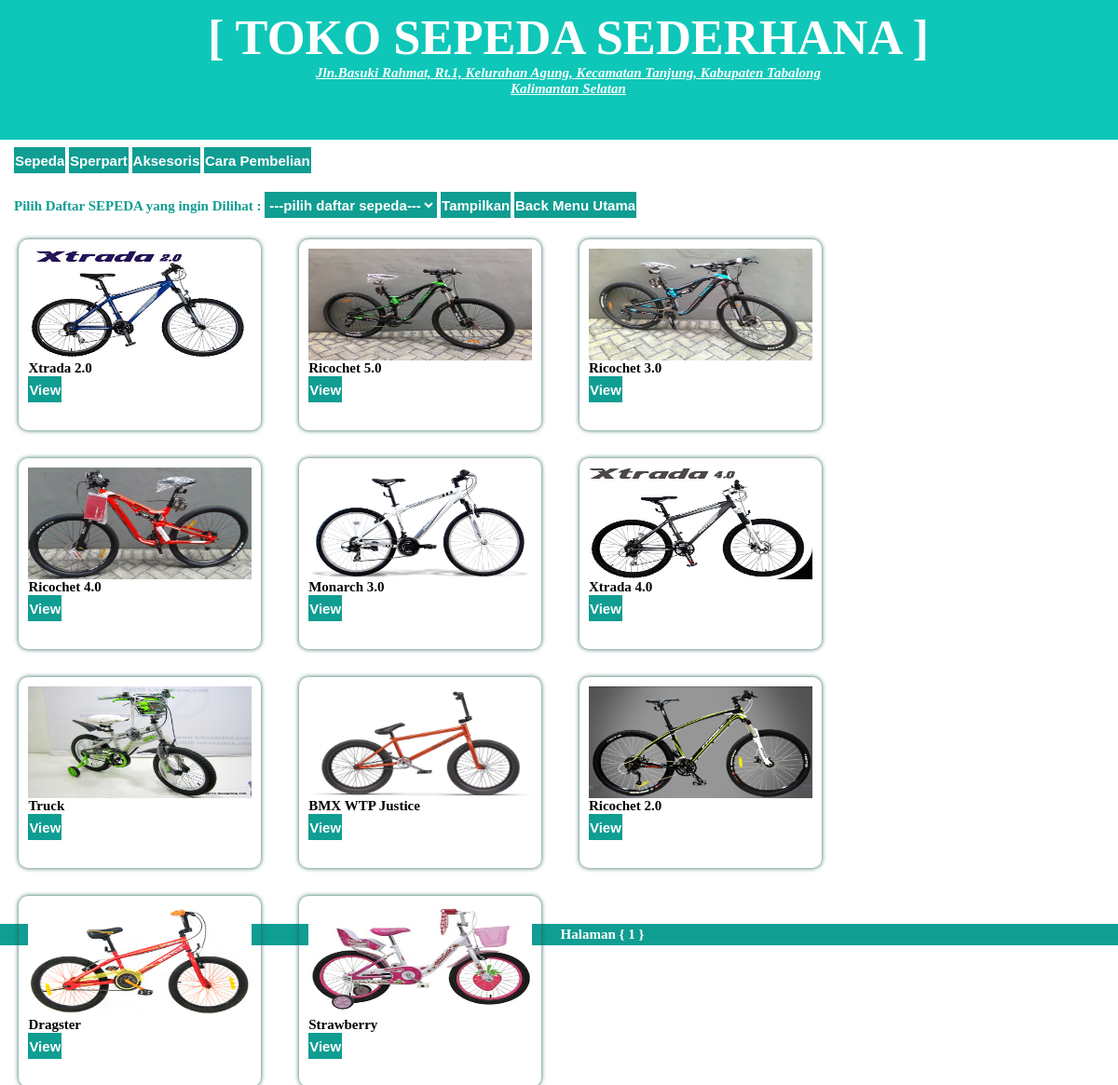
The page / on the database its author committed.
### tables this page shows
CREATE TABLE IF NOT EXISTS `sepeda` (
  `kode_sepeda` int(5) NOT NULL AUTO_INCREMENT,
  `merek` varchar(50) NOT NULL,
  `nama_sepeda` varchar(50) NOT NULL,
  `size_sepeda` varchar(2) NOT NULL,
  `harga_sepeda` int(100) NOT NULL,
  `jumlah_barang` int(11) NOT NULL,
  `gambar` varchar(50) NOT NULL,
  PRIMARY KEY (`kode_sepeda`)
);

### index.php (the view, shortened to what this page needs)
<?php
include_once('sumber.php');
?>
<link type="text/css" rel="stylesheet" href="modif.css">
<div id="header">
    <a href="index.php"><input class="header" type="button" value="Sepeda"></a>
    <a href="sperpart.php"><input class="header" type="button" value="Sperpart"></a>
    <a href="aksesoris.php"><input class="header" type="button" value="Aksesoris"></a>
    <a href="info_pembelian.php"><input class="header" type="button" value="Cara Pembelian"></a>
    <p>
    <form method="post" action=" ">
        Pilih Daftar SEPEDA yang ingin Dilihat :
        <select class="header" name="nama_sepeda">
            <option>---pilih daftar sepeda---</option>
        </select>
        <input class="header" type="submit" name="tampil" value="Tampilkan">
        <a href="index.php"><input class="header" type="submit" name="kembali" value="Back Menu Utama"></a>
    </form>
</div>
<?php
if (isset($_POST['tampil'])) {
    $pilihanmenu = $_POST['nama_sepeda'];
    $perpage = 12;
    $page = isset($_GET["halaman"]) ? (int) $_GET["halaman"] : 1;
    $start = ($page > 1) ? ($page * $perpage) - $perpage : 0;
    $isi = "SELECT * FROM sepeda WHERE merek LIKE '%$pilihanmenu%' ORDER BY nama_sepeda ASC LIMIT $start, $perpage";
    $result2 = $db->query($isi);
    $result = $db->query("SELECT *FROM sepeda");
    $total = $result->num_rows;
    $pages = ceil($total / $perpage);
    if ($total > 0) {
        ?>
        <h1>[ DAFTAR SEPEDA <?= $_POST['nama_sepeda'] ?> ]</h1>
        <?php
        $no = 1;
        while ($hasil = $result2->fetch_assoc()) {
            $uang = $hasil['harga_sepeda'];
            $jlh_desimal = '2';
            $pemisah_desimal = '.';
            $pemisah_ribuan = ',';
            ?>
            <div class="daftar-menu">
                <a href="#gambar<?= $no; ?>"><img src="gambar_sepeda/<?= $hasil['gambar']; ?>" width="100%px" height="120px"></a>
                <?php include('view_gambar_sepeda.php'); ?>
                <p>
                    <?php echo $hasil['nama_sepeda']; ?>
                    <br>
                    <a href="#view<?= $no; ?>"><input class="header" type="button" name="view" value="View"></a>
                    <?php include("view.php"); ?>
            </div>
            <?php
            $no++;
        }
        ?>
        <div id="halaman">
            <h2>Halaman {
                <?php
                for ($i = 1; $i <= $pages; $i++) {
                    ?>
                    <a href="?halaman=<?= $i ?>"><?= $i ?></a>
                    <?php
                }
                ?>
                }</h2>
        </div>
        <?php
    } else {
        echo "* Barang Kosong atau Tidak Ada *";
    }
} else {
    ?>
    <div id="list">
    <?php
    $perpage = 12;
    $page = isset($_GET["halaman"]) ? (int) $_GET["halaman"] : 1;
    $start = ($page > 1) ? ($page * $perpage) - $perpage : 0;
    $isi = "SELECT * FROM sepeda LIMIT $start, $perpage";
    $result2 = $db->query($isi);
    $result = $db->query("SELECT *FROM sepeda");
    $total = $result->num_rows;
    $pages = ceil($total / $perpage);
    $no = 1;
    while ($hasil = $result2->fetch_assoc()) {
        ?>
            <div class="daftar-menu">
                <a href="#gambar<?= $no; ?>"><img src="gambar_sepeda/<?= $hasil['gambar']; ?>" width="100%px" height="120px"></a>
                <p>
                <?php echo $hasil['nama_sepeda']; ?>
                    <br>
                    <a href="#view<?= $no; ?>"><input class="header" type="button" name="view" value="View"></a>
            </div>
                    <?php
                    $no++;
                }
                ?>
    </div>
    <div id="halaman">
        <h2>Halaman {
    <?php
    for ($i = 1; $i <= $pages; $i++) {
        ?>
                <a href="?halaman=<?= $i ?>"><?= $i ?></a>
                <?php
            }
            ?>
            }</h2>
    </div>
            <?php
        }
        ?>

### modif.css (style rules this page uses)
* { padding:0px; margin:0px; max-width:100% !important; font-size: 15px; }
a { text-decoration: none; }
#judul { border: 1px solid none; width: 100%; height: 130px; background-color: #0ec7b8; color: white; font-weight: bold; padding: 10px 10px; }
#judul center { font-size: 3.5em; }
#header { border: 1px solid none; width: 100%; background-color: white; color: #109d92; font-weight: bold; padding: 8px 15px; }
.header { border: 1px solid #109d92; background-color: #109d92; color: white; height: 28px; font-weight: bold; }
.daftar-menu { margin: 15px 1.7%; float: left; width: 20%; height:auto; padding: 10px 10px; font-size: 1em; font-weight: bold; box-shadow: 0px 0px 5px #235e5a; border-radius: 10px; }
#halaman { text-decoration: none; color: white; font-weight: bold; margin-top: 750px; border: 1px solid none; padding: 3px 10px; background-color: #109d92; }
#halaman a { text-decoration: none; color: white; }
p { margin-bottom: 20px; }

### rows shown on the page
sepeda: gambar (picture), nama_sepeda "Xtrada 2.0"
sepeda: gambar (picture), nama_sepeda "Ricochet 5.0"
sepeda: gambar (picture), nama_sepeda "Ricochet 3.0"
sepeda: gambar (picture), nama_sepeda "Ricochet 4.0"
sepeda: gambar (picture), nama_sepeda "Monarch 3.0"
sepeda: gambar (picture), nama_sepeda "Xtrada 4.0"
sepeda: gambar (picture), nama_sepeda "Truck"
sepeda: gambar (picture), nama_sepeda "BMX WTP Justice"
sepeda: gambar (picture), nama_sepeda "Ricochet 2.0"
sepeda: gambar (picture), nama_sepeda "Dragster"
sepeda: gambar (picture), nama_sepeda "Strawberry"
